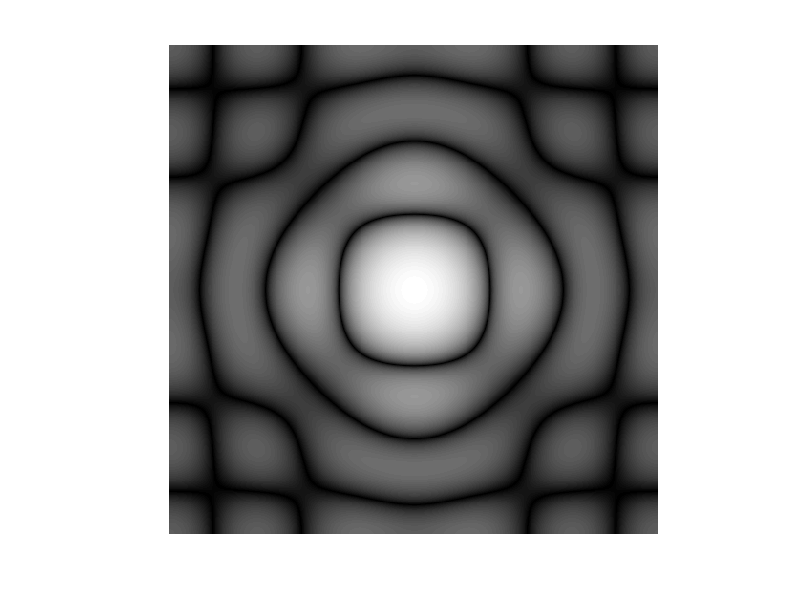

Write the MATLAB code that produced this figure. (Note: this script raises an error after producing the figure.)
tic
    endloop=26;
    for i=1:endloop % defines height values for next loop
        if i<(endloop/2 + 2)
            f(i)=3+i;
        else
            f(i)=f(i-1)-1;
        end 
    end
    [x,y]=meshgrid(-256:255,-256:255); % create grid
    z=sqrt(x.^2+y.^2); % define circle
    for k=1:endloop
        c=(z<f(k));
        cf=fftshift(fft2(c)); % apply transform
            fl = log(1+abs(cf)); fm = max(fl(:));
            imshow(im2uint8(fl/fm)); 
        frame=getframe; % close;
        im=frame2im(frame);
        [imind,map]=rgb2ind(im,256);
        if k==1
            imwrite(imind,map,'circle3.gif','DelayTime',0.1,'LoopCount',inf);
        else
            imwrite(imind,map,'circle3.gif', 'DelayTime',0.1, 'WriteMode', 'append');
        end
    end
    close all
    toc